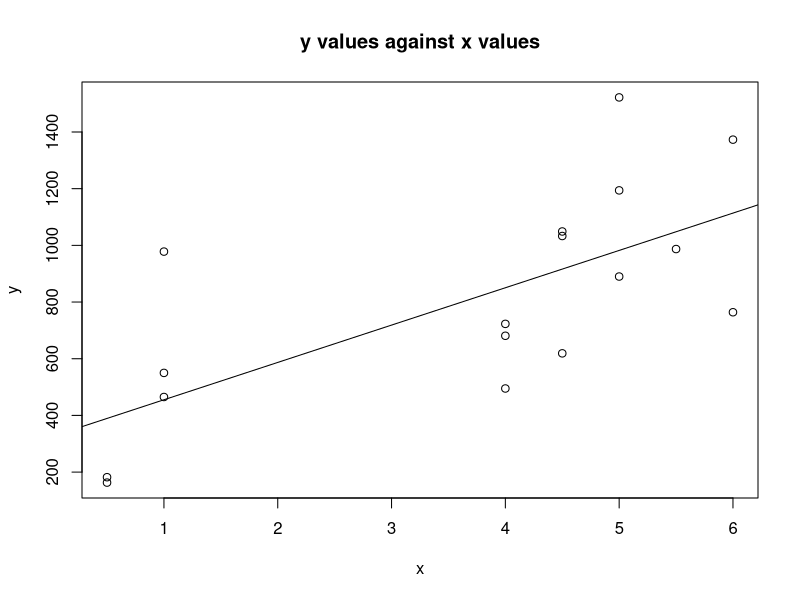
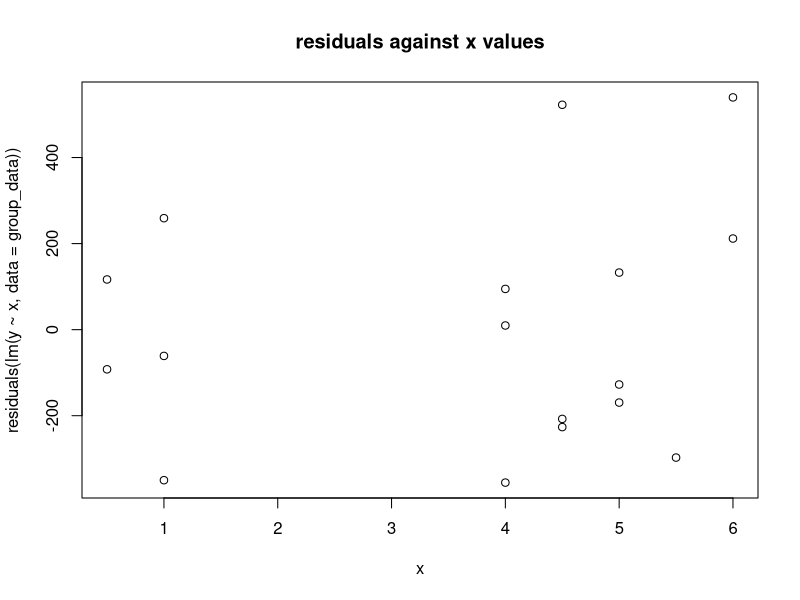

Write the R code that produced these figures, in order.
suppressMessages(library("tidyverse"))
x <- c(4.5, 4.5, 4.5, 4.0, 4.0, 4.0, 5.0, 5.0, 5.5, 5.0, 0.5, 0.5, 6.0, 6.0, 1.0, 1.0, 1.0)
y <- c(619, 1049, 1033, 495, 723, 681, 890, 1522, 987, 1194, 163, 182, 764, 1373, 978, 465, 550)



group_data <- data.frame(x = x, y = y)
plot(x, y, main = "y values against x values")
abline(lm(y ~ x, data = group_data))
y_trans <- predict(lm(y ~ x, data = group_data))
group_data$ytrans <- y_trans
group_data <- arrange(group_data, x)

x_0.5 <- colMeans(group_data[1:2, ])
x_1.0 <- colMeans(group_data[3:5, ])
x_4.0 <- colMeans(group_data[6:8, ])
x_4.5 <- colMeans(group_data[9:11, ])
x_5.0 <- colMeans(group_data[12:14, ])
x_5.5 <- colMeans(group_data[15, ])
x_6.0 <- colMeans(group_data[16:17, ])

sspe <- sum(c(
    (group_data[group_data$x == 0.5, 2] - x_0.5[2])^2,
    (group_data[group_data$x == 1, 2] - x_1.0[2])^2,
    (group_data[group_data$x == 4, 2] - x_4.0[2])^2,
    (group_data[group_data$x == 4.5, 2] - x_4.5[2])^2,
    (group_data[group_data$x == 5, 2] - x_5.0[2])^2,
    (group_data[group_data$x == 5.5, 2] - x_5.5[2])^2,
    (group_data[group_data$x == 6, 2] - x_6.0[2])^2
))

sslf <- sum(c(
    (x_0.5[2] - group_data[group_data$x == 0.5, 3])^2,
    (x_1.0[2] - group_data[group_data$x == 1, 3])^2,
    (x_4.0[2] - group_data[group_data$x == 4, 3])^2,
    (x_4.5[2] - group_data[group_data$x == 4.5, 3])^2,
    (x_5.0[2] - group_data[group_data$x == 5, 3])^2,
    (x_5.5[2] - group_data[group_data$x == 5.5, 3])^2,
    (x_6.0[2] - group_data[group_data$x == 6, 3])^2
))

MSPE <- sspe / (length(x) - 7)
MSLF <- sslf / (7 - 2)

F_crit <- MSLF / MSPE

F_crit <= qf(1 - 0.05, 7 - 2, length(x) - 7, lower.tail = TRUE)
F_crit > qf(1 - 0.05, 7 - 2, length(x) - 7, lower.tail = TRUE)

plot(x, residuals(lm(y ~ x, data = group_data)), main = "residuals against x values")

F_crit
MSPE
MSLF
lm(y ~ x, data = group_data)
qf(1 - 0.05, 7 - 2, length(x) - 7, lower.tail = TRUE)
